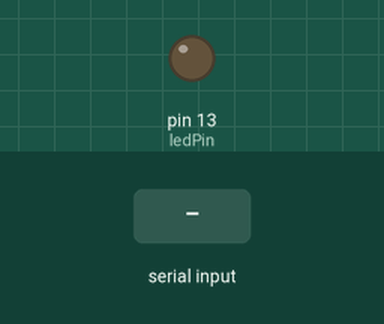
A sketch run on a simulated Arduino Uno, built with avr-gcc and run on an emulated ATmega328P. On the bench: output pins drawn as LEDs (lit = HIGH). The inputs (shaded band) are chosen by the test bench.

Above: at 1.2 s.
1.3 s: "1" received over Serial
At 1.7 s:
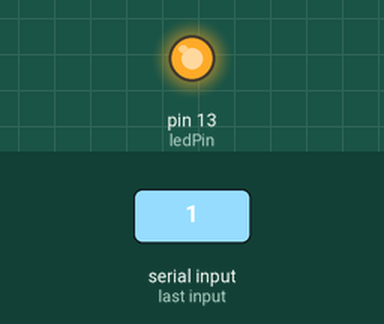
2.8 s: "0" received over Serial
At 4.1 s:
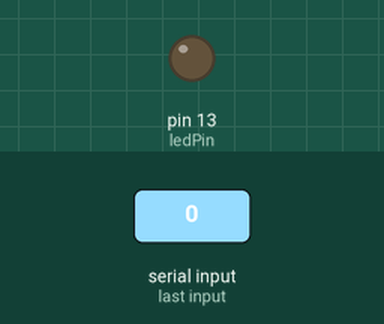
Timing chart, 0 to 5.8 s (numbered marks = the images above; inputs shaded):
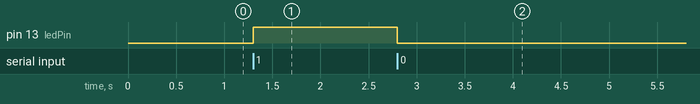

The sketch:

Encender_LED.ino
```cpp
// Configurar el pin del LED (en este caso, el pin 13)
const int ledPin = 13;

void setup() {
  // Configurar el pin del LED como salida
  pinMode(ledPin, OUTPUT);

  // Inicializar la comunicación serie a 9600 baudios
  Serial.begin(9600);
}

void loop() {
  // Verificar si hay datos disponibles en el puerto serie
  if (Serial.available() > 0) {
    // Leer el byte recibido
    char comando = Serial.read();

    // Encender o apagar el LED según el comando recibido
    if (comando == '1') {
      digitalWrite(ledPin, HIGH); // Encender el LED
    } else if (comando == '0') {
      digitalWrite(ledPin, LOW); // Apagar el LED
    }
  }
}
```

Measured:
- after the input at 1.3 s, pin 13 (ledPin): LOW → HIGH at once
- after the input at 2.8 s, pin 13 (ledPin): HIGH → LOW at once
